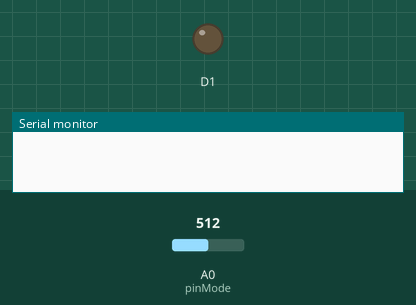
This sketch was run on a simulated ESP8266 (NodeMCU). Shown: output pins drawn as LEDs (lit = HIGH), the last lines printed to the serial monitor. The test bench sets the inputs (shaded band); at power-on: A0 (pinMode) = 512. WiFi joins after 1.5 s; servers stay silent unless stated.

Above: at 3.0 s.
3.1 s: A0 (pinMode) set to 737
7.3 s: A0 (pinMode) set to 767
At 8.9 s:
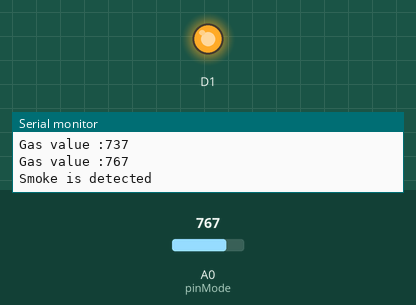
9.3 s: A0 (pinMode) set to 740
At 10.4 s:
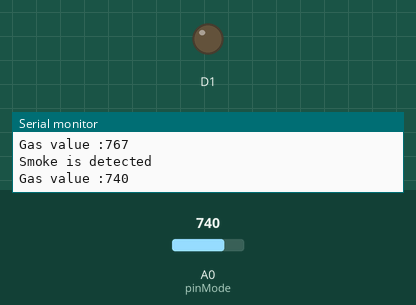
11.3 s: A0 (pinMode) set to 760
At 13.1 s:
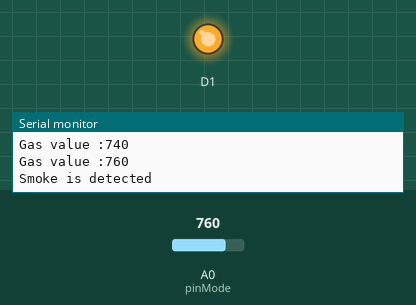
Timing chart, 0 to 14.3 s (numbered marks = the images above; inputs shaded):
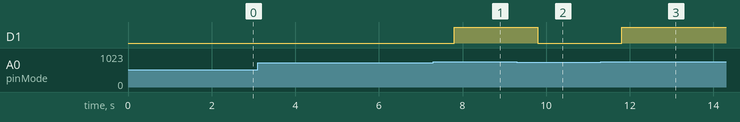

The sketch:

smokeDetection.ino.ino
```cpp
#define BLYNK_TEMPLATE_ID "TMPL3hA2eMrxp"
#define BLYNK_TEMPLATE_NAME "Smoke Detection"
#define BLYNK_AUTH_TOKEN "56ob0o9DtlYYA2TplYdGZ63I5afCfqIk"

#include<ESP8266WiFi.h>
#include<BlynkSimpleEsp8266.h>

char ssid[]="Reeya";
char pass[]="123456789";

int gas;
bool alertSent=false;

BlynkTimer timer;
void checkSensor()
{
gas=analogRead(A0);
pinMode(A0,INPUT);
pinMode(D1,OUTPUT);

Serial.print("Gas value :");
Serial.println(gas);
//Serial.println(gas>=750 ?" Gas detected":"no gas detected");

if(gas>=750 )
{
  digitalWrite(D1,HIGH);
  delay(500);

  Serial.println("Smoke is detected");
  Blynk.logEvent("smoke_detection"," Please Alert! Smoke is Detected!");
}
else
{
  digitalWrite(D1,LOW);
}
}

void setup()
{
  Serial.begin(115200);
  //pinMode(A0,INPUT); //pinMode(D1,OUTPUT);
  digitalWrite(D1,LOW);

  Blynk.begin(BLYNK_AUTH_TOKEN,ssid,pass);

  timer.setInterval(2000L,checkSensor);
}
void loop()
{
  Blynk.run();
  timer.run();
}
```

Measured:
- the behaviour switches between 749 and 750 on A0 (pinMode) (found by bisection; images 0 and 1)
- after the input at 7.3 s, D1: LOW → HIGH after 0.50 s
- after the input at 9.3 s, D1: HIGH → LOW after 0.50 s
- after the input at 11.3 s, D1: LOW → HIGH after 0.50 s
